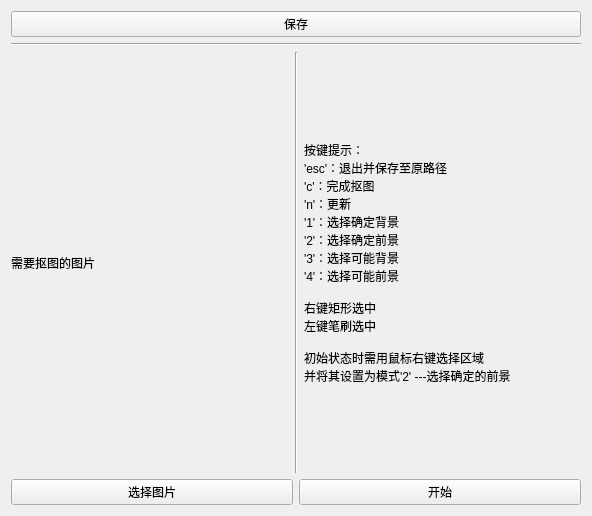
<?xml version="1.0" encoding="UTF-8"?>
<ui version="4.0">
 <class>Form</class>
 <widget class="QWidget" name="Form">
  <property name="geometry">
   <rect>
    <x>0</x>
    <y>0</y>
    <width>592</width>
    <height>516</height>
   </rect>
  </property>
  <property name="windowTitle">
   <string>图形处理工具</string>
  </property>
  <layout class="QVBoxLayout" name="verticalLayout_4">
   <item>
    <layout class="QVBoxLayout" name="verticalLayout_3">
     <item>
      <widget class="QPushButton" name="saveButton">
       <property name="sizePolicy">
        <sizepolicy hsizetype="Minimum" vsizetype="Fixed">
         <horstretch>0</horstretch>
         <verstretch>0</verstretch>
        </sizepolicy>
       </property>
       <property name="text">
        <string>保存</string>
       </property>
      </widget>
     </item>
     <item>
      <layout class="QHBoxLayout" name="horizontalLayout_4"/>
     </item>
     <item>
      <widget class="Line" name="line">
       <property name="lineWidth">
        <number>1</number>
       </property>
       <property name="orientation">
        <enum>Qt::Horizontal</enum>
       </property>
      </widget>
     </item>
     <item>
      <layout class="QVBoxLayout" name="verticalLayout">
       <item>
        <layout class="QVBoxLayout" name="verticalLayout_2">
         <item>
          <layout class="QHBoxLayout" name="horizontalLayout_2">
           <item>
            <widget class="QLabel" name="label_1">
             <property name="sizePolicy">
              <sizepolicy hsizetype="Preferred" vsizetype="Expanding">
               <horstretch>0</horstretch>
               <verstretch>0</verstretch>
              </sizepolicy>
             </property>
             <property name="text">
              <string>需要抠图的图片</string>
             </property>
            </widget>
           </item>
           <item>
            <widget class="Line" name="line_2">
             <property name="orientation">
              <enum>Qt::Vertical</enum>
             </property>
            </widget>
           </item>
           <item>
            <widget class="QLabel" name="label_2">
             <property name="sizePolicy">
              <sizepolicy hsizetype="Preferred" vsizetype="Expanding">
               <horstretch>0</horstretch>
               <verstretch>0</verstretch>
              </sizepolicy>
             </property>
             <property name="text">
              <string>按键提示：
'esc'：退出并保存至原路径
'c'：完成抠图
'n'：更新
'1'：选择确定背景
'2'：选择确定前景
'3'：选择可能背景
'4'：选择可能前景

右键矩形选中
左键笔刷选中

初始状态时需用鼠标右键选择区域
并将其设置为模式'2' ---选择确定的前景</string>
             </property>
            </widget>
           </item>
          </layout>
         </item>
        </layout>
       </item>
       <item>
        <layout class="QHBoxLayout" name="horizontalLayout">
         <item>
          <widget class="QPushButton" name="photoButton">
           <property name="sizePolicy">
            <sizepolicy hsizetype="Preferred" vsizetype="Preferred">
             <horstretch>0</horstretch>
             <verstretch>0</verstretch>
            </sizepolicy>
           </property>
           <property name="text">
            <string>选择图片</string>
           </property>
          </widget>
         </item>
         <item>
          <widget class="QPushButton" name="startButton">
           <property name="sizePolicy">
            <sizepolicy hsizetype="Preferred" vsizetype="Preferred">
             <horstretch>0</horstretch>
             <verstretch>0</verstretch>
            </sizepolicy>
           </property>
           <property name="text">
            <string>开始</string>
           </property>
          </widget>
         </item>
        </layout>
       </item>
      </layout>
     </item>
    </layout>
   </item>
  </layout>
 </widget>
 <resources/>
 <connections/>
</ui>
